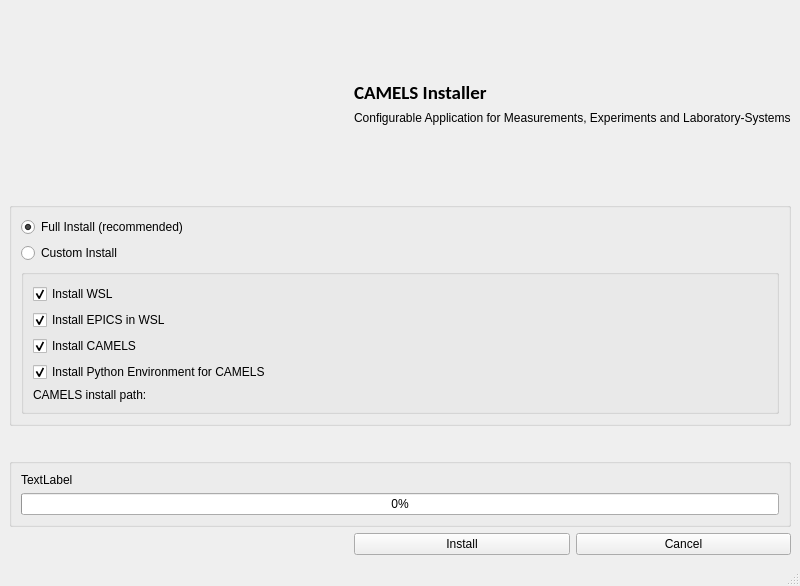
<?xml version="1.0" encoding="UTF-8"?>
<ui version="4.0">
 <class>InstallerWindow</class>
 <widget class="QMainWindow" name="InstallerWindow">
  <property name="geometry">
   <rect>
    <x>0</x>
    <y>0</y>
    <width>800</width>
    <height>586</height>
   </rect>
  </property>
  <property name="windowTitle">
   <string>MainWindow</string>
  </property>
  <widget class="QWidget" name="centralwidget">
   <layout class="QGridLayout" name="gridLayout">
    <item row="0" column="1">
     <spacer name="verticalSpacer_2">
      <property name="orientation">
       <enum>Qt::Vertical</enum>
      </property>
      <property name="sizeHint" stdset="0">
       <size>
        <width>20</width>
        <height>40</height>
       </size>
      </property>
     </spacer>
    </item>
    <item row="1" column="1" colspan="2">
     <widget class="QLabel" name="labela">
      <property name="font">
       <font>
        <family>Calibri</family>
        <pointsize>14</pointsize>
        <weight>75</weight>
        <bold>true</bold>
       </font>
      </property>
      <property name="text">
       <string>CAMELS Installer</string>
      </property>
     </widget>
    </item>
    <item row="2" column="1" colspan="2">
     <widget class="QLabel" name="label_2t">
      <property name="text">
       <string>Configurable Application for Measurements, Experiments and Laboratory-Systems</string>
      </property>
     </widget>
    </item>
    <item row="0" column="0" rowspan="4">
     <widget class="QWidget" name="image_placeholder" native="true"/>
    </item>
    <item row="7" column="0">
     <spacer name="horizontalSpacer">
      <property name="orientation">
       <enum>Qt::Horizontal</enum>
      </property>
      <property name="sizeHint" stdset="0">
       <size>
        <width>40</width>
        <height>20</height>
       </size>
      </property>
     </spacer>
    </item>
    <item row="7" column="2">
     <widget class="QPushButton" name="pushButton_cancel">
      <property name="text">
       <string>Cancel</string>
      </property>
     </widget>
    </item>
    <item row="7" column="1">
     <widget class="QPushButton" name="pushButton_install">
      <property name="text">
       <string>Install</string>
      </property>
     </widget>
    </item>
    <item row="3" column="1">
     <spacer name="verticalSpacer">
      <property name="orientation">
       <enum>Qt::Vertical</enum>
      </property>
      <property name="sizeHint" stdset="0">
       <size>
        <width>20</width>
        <height>40</height>
       </size>
      </property>
     </spacer>
    </item>
    <item row="6" column="0" colspan="3">
     <widget class="QGroupBox" name="groupBox_progress">
      <property name="title">
       <string/>
      </property>
      <layout class="QGridLayout" name="gridLayout_4">
       <item row="0" column="0">
        <widget class="QLabel" name="label_current_job">
         <property name="text">
          <string>TextLabel</string>
         </property>
        </widget>
       </item>
       <item row="1" column="0">
        <widget class="QProgressBar" name="progressBar_installation">
         <property name="value">
          <number>0</number>
         </property>
        </widget>
       </item>
      </layout>
     </widget>
    </item>
    <item row="4" column="0" colspan="3">
     <widget class="QGroupBox" name="groupBox_questions">
      <property name="title">
       <string/>
      </property>
      <layout class="QGridLayout" name="gridLayout_2">
       <item row="3" column="0" colspan="3">
        <widget class="QGroupBox" name="groupBox_custom_install">
         <property name="title">
          <string/>
         </property>
         <layout class="QGridLayout" name="gridLayout_3">
          <item row="5" column="0">
           <widget class="QLabel" name="label_3">
            <property name="text">
             <string>CAMELS install path:</string>
            </property>
           </widget>
          </item>
          <item row="5" column="1">
           <widget class="Path_Button_Edit" name="pathButton_CAMELS" native="true"/>
          </item>
          <item row="4" column="0" colspan="2">
           <widget class="QCheckBox" name="checkBox_python">
            <property name="text">
             <string>Install Python Environment for CAMELS</string>
            </property>
            <property name="checked">
             <bool>true</bool>
            </property>
           </widget>
          </item>
          <item row="3" column="0" colspan="2">
           <widget class="QCheckBox" name="checkBox_camels">
            <property name="text">
             <string>Install CAMELS</string>
            </property>
            <property name="checked">
             <bool>true</bool>
            </property>
           </widget>
          </item>
          <item row="1" column="0" colspan="2">
           <widget class="QCheckBox" name="checkBox_epics">
            <property name="text">
             <string>Install EPICS in WSL</string>
            </property>
            <property name="checked">
             <bool>true</bool>
            </property>
           </widget>
          </item>
          <item row="0" column="0" colspan="2">
           <widget class="QCheckBox" name="checkBox_wsl">
            <property name="text">
             <string>Install WSL</string>
            </property>
            <property name="checked">
             <bool>true</bool>
            </property>
           </widget>
          </item>
         </layout>
        </widget>
       </item>
       <item row="0" column="0" colspan="3">
        <widget class="QRadioButton" name="radioButton_full">
         <property name="text">
          <string>Full Install (recommended)</string>
         </property>
         <property name="checked">
          <bool>true</bool>
         </property>
        </widget>
       </item>
       <item row="1" column="0" colspan="3">
        <widget class="QRadioButton" name="radioButton_custom">
         <property name="text">
          <string>Custom Install</string>
         </property>
        </widget>
       </item>
      </layout>
     </widget>
    </item>
    <item row="5" column="0" colspan="3">
     <widget class="Pass_Widget" name="pass_widget" native="true">
      <property name="minimumSize">
       <size>
        <width>0</width>
        <height>20</height>
       </size>
      </property>
     </widget>
    </item>
   </layout>
  </widget>
  <widget class="QMenuBar" name="menubar">
   <property name="geometry">
    <rect>
     <x>0</x>
     <y>0</y>
     <width>800</width>
     <height>21</height>
    </rect>
   </property>
  </widget>
  <widget class="QStatusBar" name="statusbar"/>
 </widget>
 <customwidgets>
  <customwidget>
   <class>Path_Button_Edit</class>
   <extends>QWidget</extends>
   <header>utility.path_button_edit</header>
   <container>1</container>
  </customwidget>
  <customwidget>
   <class>Pass_Widget</class>
   <extends>QWidget</extends>
   <header>utility.pass_widget</header>
   <container>1</container>
  </customwidget>
 </customwidgets>
 <tabstops>
  <tabstop>radioButton_full</tabstop>
  <tabstop>radioButton_custom</tabstop>
  <tabstop>checkBox_wsl</tabstop>
  <tabstop>checkBox_epics</tabstop>
  <tabstop>checkBox_camels</tabstop>
  <tabstop>checkBox_python</tabstop>
  <tabstop>pushButton_install</tabstop>
  <tabstop>pushButton_cancel</tabstop>
 </tabstops>
 <resources/>
 <connections/>
</ui>
